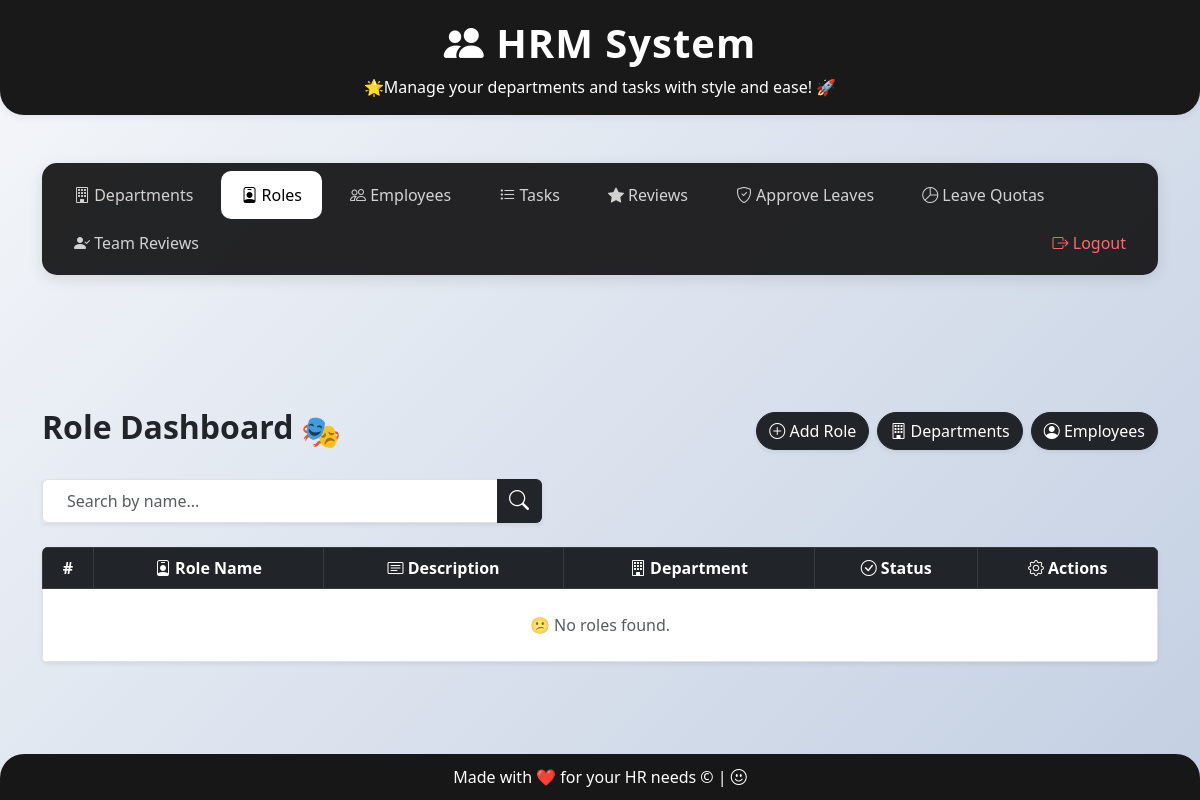
Page /departments/roles/ (signed in) on the earlier database version.
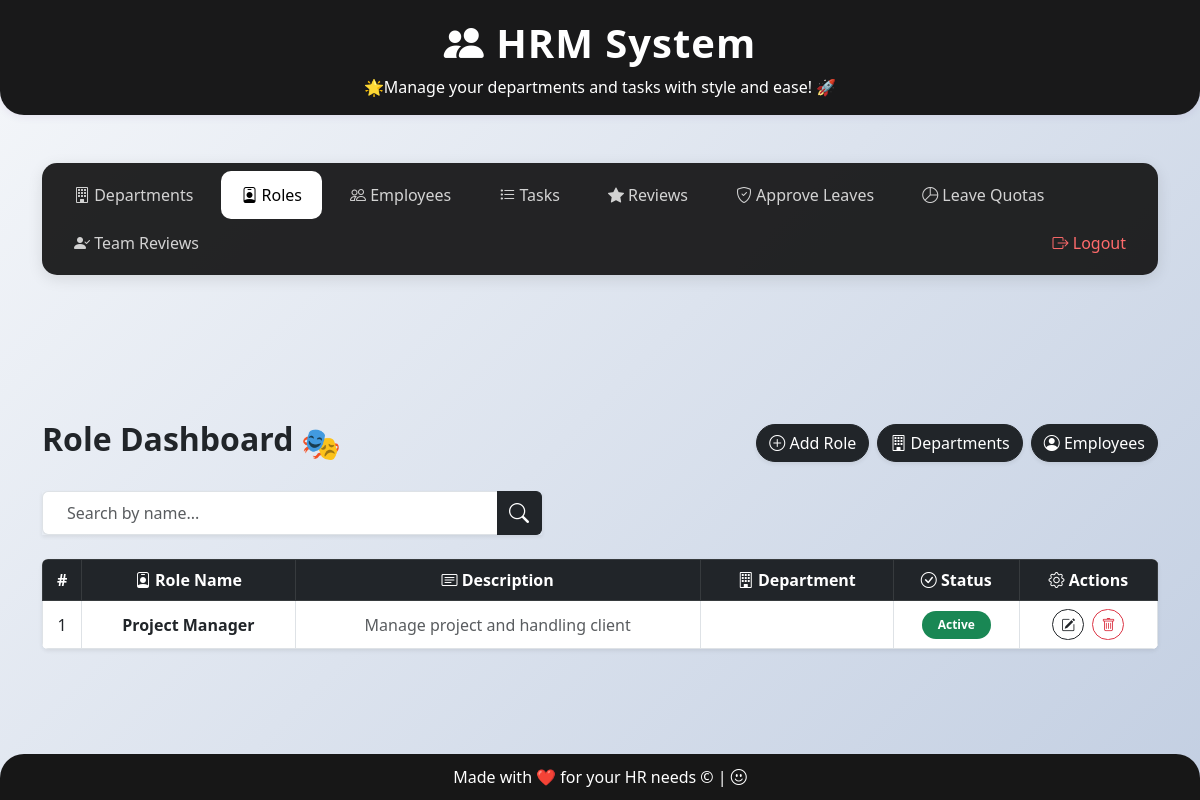
Same page on the later database version.
### department/models.py (models this page shows, shortened)
class Role(models.Model):
    role_id = models.AutoField(primary_key=True)
    role_name = models.CharField(max_length=100, unique=True)
    description = models.CharField(max_length=200)
    created_at = models.DateTimeField(auto_now_add=True)
    updated_at = models.DateTimeField(auto_now=True)
    status = models.BooleanField(default=True)
    department = models.ForeignKey(Department, on_delete=models.CASCADE, related_name='roles', null=True, blank=True)

### department/views.py (the view)
    def wrapper(request, *args, **kwargs):
        if not is_admin_user(request):
            messages.error(request, 'Access denied. Admin privileges required.')
            return redirect('employee_login')
        return view_func(request, *args, **kwargs)

### department/views.py (called while the page is built)
def is_admin_user(request):
    return request.user.is_authenticated and request.user.is_superuser

def admin_only(view_func):
    def wrapper(request, *args, **kwargs):
        if not is_admin_user(request):
            messages.error(request, 'Access denied. Admin privileges required.')
            return redirect('employee_login')
        return view_func(request, *args, **kwargs)
    return wrapper

@admin_only
def role_dashboard(request):
    roles = Role.objects.filter(status=True)
    query = request.GET.get("search", "")
    if query:
        roles = roles.filter(
            role_name__icontains=query
        ) | roles.filter(
            description__icontains=query
        )
    return render(request, "role/dashboard.html", {"roles": roles, "search": query})

### templates/role/dashboard.html
{% extends "base.html" %}
{% block extra_head %}
<link rel="stylesheet" href="https://cdn.jsdelivr.net/npm/bootstrap-icons@1.10.5/font/bootstrap-icons.css"/>
{% endblock %}
{% block content %}
<div class="d-flex align-items-center justify-content-between mb-4">
  <div class="d-flex align-items-center">
    <h2 class="me-2 text-dark fw-bold">Role Dashboard</h2>
    <span class="fs-2">🎭</span>
  </div>
  <div class="d-flex gap-2">
    <a href="{% url 'add_role' %}" class="btn btn-dark shadow-sm" style="border-radius: 30px">
      <i class="bi bi-plus-circle"></i> Add Role
    </a>
    <a href="{% url 'department_dashboard' %}" class="btn btn-dark shadow-sm" style="border-radius: 30px">
      <i class="bi bi-building"></i> Departments
    </a>
    <a href="{% url 'employee_dashboard' %}" class="btn btn-dark shadow-sm" style="border-radius: 30px">
      <i class="bi bi-person-circle"></i> Employees
    </a>
  </div>
</div>
<form method="get" class="input-group mb-4 shadow-sm" style="max-width: 500px">
  <input type="text" name="search" value="{{ search }}" class="form-control px-4 py-2 border-end-0" placeholder="Search by name..." style="font-size: 1rem"/>
  <button class="btn btn-dark border-start-0" type="submit">
    <i class="bi bi-search fs-5"></i>
  </button>
</form>
<div class="table-responsive rounded shadow-sm">
  <table class="table table-bordered table-hover align-middle mb-0" style="background-color: #ffffff">
    <thead class="table-dark">
      <tr class="text-center">
        <th>#</th>
        <th><i class="bi bi-person-badge"></i> Role Name</th>
        <th><i class="bi bi-card-text"></i> Description</th>
        <th><i class="bi bi-building"></i> Department</th>
        <th><i class="bi bi-check-circle"></i> Status</th>
        <th><i class="bi bi-gear"></i> Actions</th>
      </tr>
    </thead>
    <tbody>
      {% for role in roles %}
      <tr class="text-center">
        <td>{{ forloop.counter }}</td>
        <td class="fw-semibold text-capitalize text-dark">{{ role.role_name }}</td>
        <td class="text-muted">{{ role.description }}</td>
        <td>{{ role.dept }}</td>
        <td>
          {% if role.status %}
          <span class="badge bg-success px-3 py-2 rounded-pill">Active</span>
          {% else %}
          <span class="badge bg-danger px-3 py-2 rounded-pill">Inactive</span>
          {% endif %}
        </td>
        <td>
          <a href="{% url 'edit_role' role.role_id %}" class="btn btn-sm btn-outline-dark rounded-pill me-1">
            <i class="bi bi-pencil-square"></i>
          </a>
          <a href="{% url 'delete_role' role.role_id %}" class="btn btn-sm btn-outline-danger rounded-pill">
            <i class="bi bi-trash"></i>
          </a>
        </td>
      </tr>
      {% empty %}
      <tr>
        <td colspan="6" class="text-center text-muted py-4">😕 No roles found.</td>
      </tr>
      {% endfor %}
    </tbody>
  </table>
</div>
{% endblock %}

Differences in the rows shown:
added Role: role_name "Project Manager", description "Manage project and handling client", status "Active"
Other differences:
text no longer shown: "😕 No roles found."
